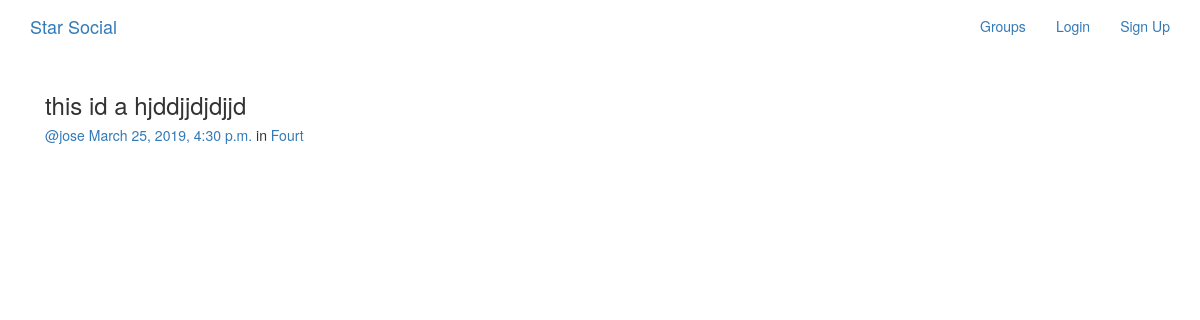
The page /posts/by/jose/3/ on the database its author committed.
### posts/models.py (models this page shows, shortened)
class Post(models.Model):
    user = models.ForeignKey(User, related_name='posts')
    created_at = models.DateTimeField(auto_now=True)
    message = models.TextField()
    message_html = models.TextField(editable=False)
    group = models.ForeignKey(Group, related_name='posts', null=True, blank=True)
    class Meta:
        ordering = ['-created_at']
        unique_together = ['user','message']

### groups/models.py (models this page shows, shortened)
class Group(models.Model):
    name = models.CharField(max_length=255, unique=True)
    slug = models.SlugField(allow_unicode=True, unique=True)
    description = models.TextField(blank=True, default=' ')
    description_html = models.TextField(editable=False, default=' ', blank=True)
    members = models.ManyToManyField(User, through='GroupMember')
    class Meta:
        ordering = ['name']

### posts/views.py (the view)
# urls.py: url(r'by/(?P<username>[-\w]+)/(?P<pk>\d+)/$', views.PostDetail.as_view(), name='single'),
class PostDetail(SelectRelatedMixin, generic.DetailView):
    model = models.Post
    select_related = ('user', 'group')
    def get_queryset(self):
        queryset = super(PostDetail, self).get_queryset()
        return queryset.filter(user__username__iexact=self.kwargs.get('username'))

### posts/templates/posts/post_detail.html
{% extends "posts/post_base.html" %}
{% block post_content %}
    <div class="col-md-8">
        {% include "posts/_post.html" %}
    </div>
{% endblock %}

### posts/templates/posts/_post.html (shortened to what this page needs)
<div class="post media">
    <h3>{{ post.message_html|safe }}</h3>
    <div class="media-body">
        <h5 class="media-heading">
            <span class="username">
                <a href="{% url 'posts:for_user' username=post.user.username %}">
                    @{{ post.user.username}}
                </a>
            </span>
            <time class="time">
                <a href="{% url 'posts:single' username=post.user.username pk=post.pk %}">
                    {{post.created_at}}
                </a>
            </time>
            {% if post.group %}
            <span class="group-name">in <a href="#">{{ post.group.name }}</a> </span>
            {% endif %}
        </h5>
    </div>
</div>

### rows shown on the page
Post: message_html "this id a hjddjjdjdjjd", user.username "jose", created_at "March 25, 2019, 4:30 p.m.", group.name "Fourt"
